Frame 1 (no input): blank canvas, image omitted
Frame 60 (the mouse pressed at the canvas centre just before this capture): blank canvas, image omitted
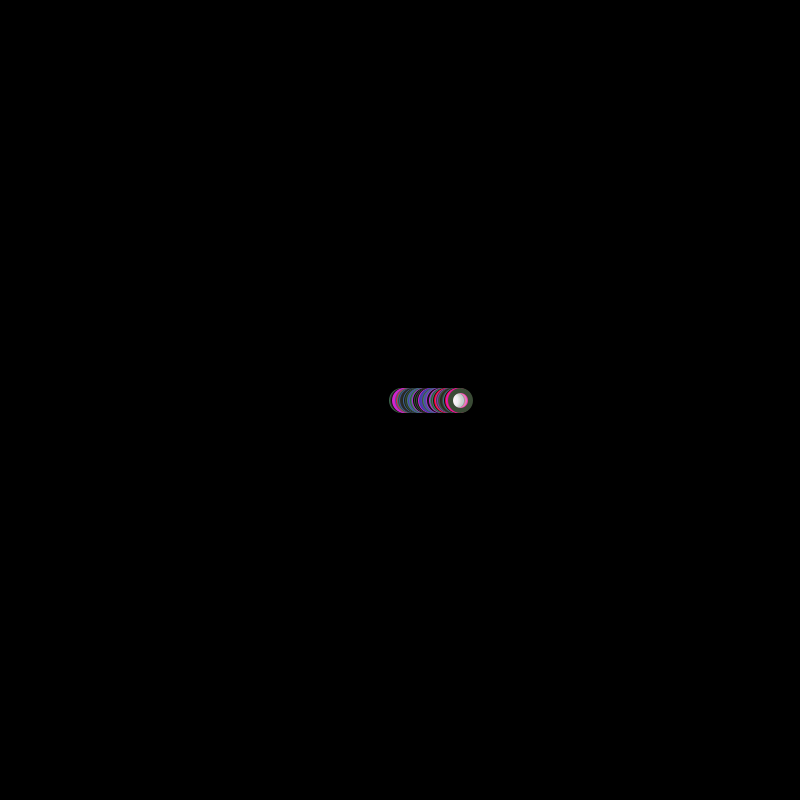
Frame 120 (the mouse held since frame 60 and released just before this capture)

The Processing sketch whose frames 1 and 60 were blank and that drew this single picture after the mouse press (run headless with seeded random() and noise(); from frame 60 on, the mouse is pressed at the canvas centre):

// Processing sketch: processing_79079
// ── processing_79079.pde

int num = 0;
int P = 5;
float[] x = new float[num]; 
float[] y = new float[num];


void setup() {
   colorMode(HSB);
 // float xxxx = random (255);
  background (0);
  size(800, 800);
  frameRate(50);
  stroke(255);
  smooth();
  fill(255, 50);
  //loop through array, assigning initial values
  for (int i=0; i<num; i++){
    x[i]= random(800);
    y[i]= random(800);
  }
} 
void draw() {
  


  //loop through array
  for (int i=0; i<num; i++){
    //move ellipses back on screen if they go off edge
    if (x[i] > width+50) {
      x[i] = -50;
    }
    //add one to x location
    x[i]++; 
    //draw shape
    float zp= random (255);
    strokeWeight(5);
    
    float xxx = random (255);
    stroke(xxx, xxx, xxx);
    ellipse(x[i], y[i], 20,20);
  }
  float zz= random (255);
// int P = 5;
  for (int i=0; P<num; P++){
    fill(zz, zz, zz);
  ellipse(400,400, P, P);
  }
}


void mousePressed() {
  //if mouse is pressed add a new element to array
  num++;
  x = append(x,mouseX);
  y = append(y,mouseY);
}
